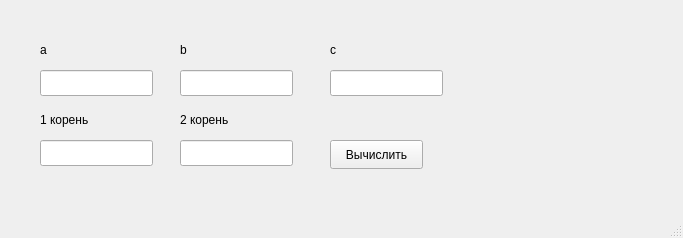
<?xml version="1.0" encoding="UTF-8"?>
<ui version="4.0">
 <class>MainWindow</class>
 <widget class="QMainWindow" name="MainWindow">
  <property name="geometry">
   <rect>
    <x>0</x>
    <y>0</y>
    <width>683</width>
    <height>238</height>
   </rect>
  </property>
  <property name="windowTitle">
   <string>MainWindow</string>
  </property>
  <widget class="QWidget" name="centralwidget">
   <widget class="QLineEdit" name="aEdit">
    <property name="geometry">
     <rect>
      <x>40</x>
      <y>70</y>
      <width>113</width>
      <height>26</height>
     </rect>
    </property>
   </widget>
   <widget class="QLineEdit" name="bEdit">
    <property name="geometry">
     <rect>
      <x>180</x>
      <y>70</y>
      <width>113</width>
      <height>26</height>
     </rect>
    </property>
   </widget>
   <widget class="QLineEdit" name="cEdit">
    <property name="geometry">
     <rect>
      <x>330</x>
      <y>70</y>
      <width>113</width>
      <height>26</height>
     </rect>
    </property>
   </widget>
   <widget class="QLabel" name="label">
    <property name="geometry">
     <rect>
      <x>40</x>
      <y>40</y>
      <width>16</width>
      <height>20</height>
     </rect>
    </property>
    <property name="text">
     <string>a</string>
    </property>
   </widget>
   <widget class="QLabel" name="label_2">
    <property name="geometry">
     <rect>
      <x>180</x>
      <y>40</y>
      <width>63</width>
      <height>20</height>
     </rect>
    </property>
    <property name="text">
     <string>b</string>
    </property>
   </widget>
   <widget class="QLabel" name="label_3">
    <property name="geometry">
     <rect>
      <x>330</x>
      <y>40</y>
      <width>63</width>
      <height>20</height>
     </rect>
    </property>
    <property name="text">
     <string>c</string>
    </property>
   </widget>
   <widget class="QLineEdit" name="firstRoot">
    <property name="geometry">
     <rect>
      <x>40</x>
      <y>140</y>
      <width>113</width>
      <height>26</height>
     </rect>
    </property>
   </widget>
   <widget class="QPushButton" name="pushButton">
    <property name="geometry">
     <rect>
      <x>330</x>
      <y>140</y>
      <width>93</width>
      <height>29</height>
     </rect>
    </property>
    <property name="text">
     <string>Вычислить</string>
    </property>
   </widget>
   <widget class="QLabel" name="label_4">
    <property name="geometry">
     <rect>
      <x>40</x>
      <y>110</y>
      <width>71</width>
      <height>20</height>
     </rect>
    </property>
    <property name="text">
     <string>1 корень</string>
    </property>
   </widget>
   <widget class="QLineEdit" name="secondRoot">
    <property name="geometry">
     <rect>
      <x>180</x>
      <y>140</y>
      <width>113</width>
      <height>26</height>
     </rect>
    </property>
   </widget>
   <widget class="QLabel" name="label_5">
    <property name="geometry">
     <rect>
      <x>180</x>
      <y>110</y>
      <width>63</width>
      <height>20</height>
     </rect>
    </property>
    <property name="text">
     <string>2 корень</string>
    </property>
   </widget>
  </widget>
  <widget class="QMenuBar" name="menubar">
   <property name="geometry">
    <rect>
     <x>0</x>
     <y>0</y>
     <width>683</width>
     <height>26</height>
    </rect>
   </property>
  </widget>
  <widget class="QStatusBar" name="statusbar"/>
 </widget>
 <resources/>
 <connections/>
</ui>
